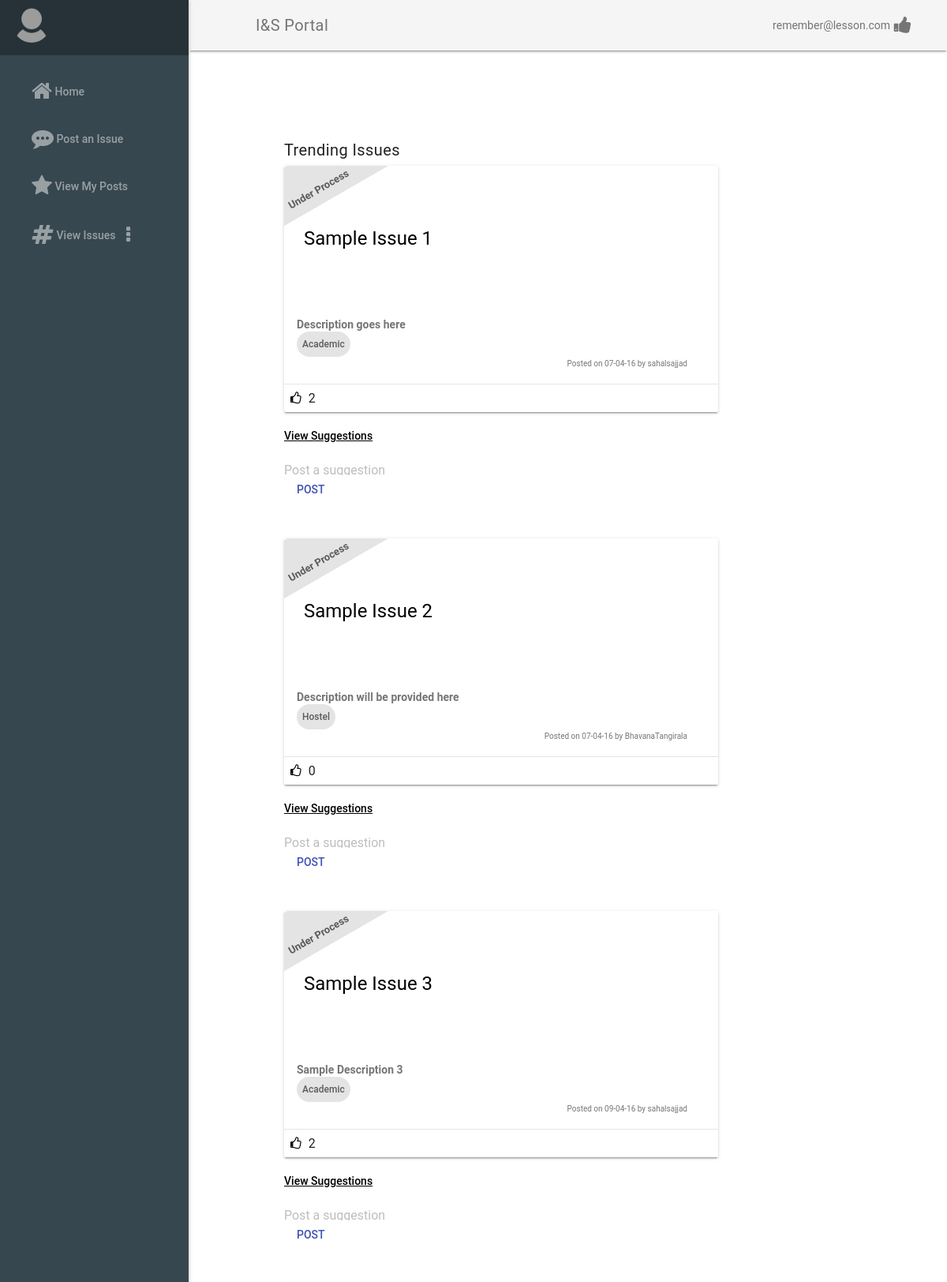
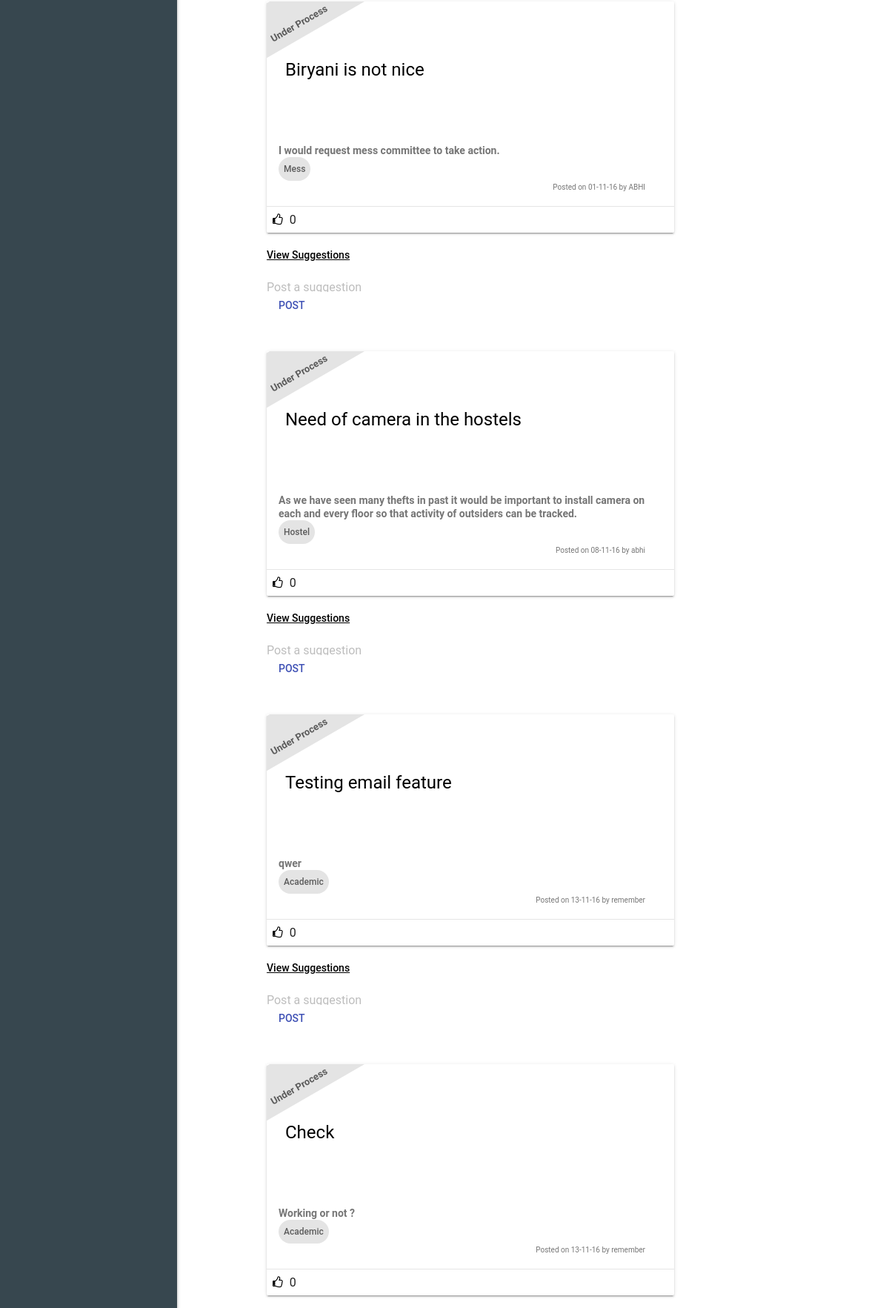
Page /complaints/view/ (signed in, upper part) on the committed database (2 pictures, top to bottom).
### gp/models.py (models this page shows, shortened)
class Complaint(models.Model):
	title = models.CharField(max_length=200)
	description = models.TextField()
	domain = models.ForeignKey(Domain, on_delete = models.CASCADE)
	posted_by = models.ForeignKey(User, on_delete = models.CASCADE)
	solved  = models.BooleanField(default = False)
	approved = models.BooleanField( default= False)
	posted_on = models.DateTimeField(db_index=True,auto_now = True)

class Domain(models.Model):
	name = models.CharField(max_length = 100, primary_key=True)
	description = models.TextField()
	Incharge = models.TextField()
	def __str__(self):
		return self.name

### gp/views.py (the view)
# urls.py: url(r'^complaints/view/$',ViewComplaintByDomain.as_view(),name= 'complaints'),
class ViewComplaintByDomain(FormView):
	template_name = 'complaints.html'
	form_class = Email_Form
	@method_decorator(login_required)
	def dispatch(self,*args,**kwargs):
		return super(ViewComplaintByDomain,self).dispatch(*args,**kwargs)
	def form_valid(self,form):
		recep = form.cleaned_data['recep'].encode('utf-8')
		bod =  form.cleaned_data['bod'].encode('utf-8')
		return super(ViewComplaintByDomain,self).form_valid(form)
	def get_context_data(self,**kwargs):
		context = super(ViewComplaintByDomain,self).get_context_data(**kwargs)
		get_by_domain = self.request.GET.get('get_by_domain')
		if get_by_domain == 'All' or get_by_domain == None:
			c = Complaint.objects.all()
		else:
			c = Complaint.objects.filter(domain = get_by_domain).order_by('-posted_on')
		Posts = putStatus(c)
		user = self.request.user
		posts = putIncharge(Posts, user)
		posts = putUpvotes(posts, user)
		context['posts'] = posts
		context['form'] = Email_Form
		return context
	def form_invalid(self,form):
		return self.render_to_response(self.get_context_data(form=form))

### gp/methods.py (called while the page is built)
def Is_incharge(domain,incharge):
	domain_obj = Domain.objects.get(name= domain)
	incharges = domain_obj.Incharge.split(',')
	if incharge in incharges:
		return True
	return False

def putStatus(QS):
	Results = list()
	for q in QS:
		D = dict()
		D["issue"] = q
		if ClosedIssues.objects.filter(pk=q.pk).exists():
			D['status'] = "Closed"
		elif AssignedIssues.objects.filter(pk=q.pk).exists():
			D['status'] = "Assigned"
		elif (timezone.now() - timezone.timedelta(hours=PROCESS_HRS) ) >= q.posted_on :
			D['status'] = "Under Process"
		else:
			D['status'] = "Registered"
		Results.append(D)
	return Results

def putIncharge(QS, user):
	for q in QS:
		complaint=q['issue']
		if(Is_incharge(complaint.domain,user)):
			q['incharge']=True
		else:
			q['incharge']=False
	return QS

def putUpvotes(QS, user):
	for q in QS:
		complaint=q['issue']
		if Upvote.objects.filter(complaint=complaint).filter(user=user).exists():
			q['upvoted']=True
			q['upvotes']=str(len(Upvote.objects.filter(complaint=complaint)))
		else:
			q['upvoted']=False
			q['upvotes']=str(len(Upvote.objects.filter(complaint=complaint)))
	return QS

### gp/templates/complaints.html (shortened to what this page needs)
{% extends 'home.html'%}
{% load staticfiles %}
{% block main %}
	<div style="margin-left:30%; margin-top:15%;">
	<span class="mdl-layout-title">Trending Issues</span>
	{% for x in posts%}
	<div class="demo-card-wide mdl-card mdl-shadow--2dp" style="width:550px;margin-top:10px;">
		<div class="mdl-card__title mdl-card--expand" style="color:black;height:176px;margin-top:0; padding:25px;">
			<h4>{{x.issue.title}}<br></h4>
			<div class="tag-tip">
				<b>{{x.status}}</b>
			</div>
		</div>
		<div class="mdl-card__supporting-text">
			<b>{{x.issue.description}}</b>
			<br><div class="chip">{{x.issue.domain}}</div>
			<br><div style="height:auto; width:100%; font-size: 10px; text-align: right; float:right">Posted on {{x.issue.posted_on|date:"d-m-y"}} by {{ x.issue.posted_by}}</div>
		</div>
		<div class="mdl-card__actions mdl-card--border">
			{% ifequal x.upvoted False %}
				<a id="upvote-{{x.issue.id}}"  class="thumbs-up not-upvoted" onclick="upvote({{x.issue.id}})">
			{%endifequal %}
				{% ifequal x.upvoted False %}
    				<i id="upvote-symbol-o-{{x.issue.id}}" class="fa fa-thumbs-o-up"></i>
      			{% endifequal%}
      		</a>
      		<span id="upvote-container-{{x.issue.id}}" style="padding:5px;">{{x.upvotes}}</span>
  </div>
	</div>
<span><a id="suggestions-click-{{x.issue.id}}" onclick="loadSuggestions({{x.issue.id}})" style="text-decoration:underline;"><br>View Suggestions<br></a></span>
<form action="" method="post">{%csrf_token%}
<div class="mdl-textfield mdl-js-textfield">
  	<label class="mdl-textfield__label">Post a suggestion</label>
</div>
<br><button class="mdl-button mdl-button--colored mdl-js-button mdl-js-ripple-effect" type="submit" onclick="submitSuggestion({{x.issue.id}})">Post</button>
</form><br>
{% endfor %}
</div>
{% endblock %}

### gp/templates/home.html (shortened to what this page needs)
{% load staticfiles %}
<html>
    {% include 'resources.html' %}
<body>
    {%block nav%}
    <div class="demo-layout mdl-layout mdl-js-layout mdl-layout--fixed-drawer mdl-layout--fixed-header">
      <header class="demo-header mdl-layout__header mdl-color--grey-100 mdl-color-text--grey-600">
        <div class="mdl-layout__header-row">
          <span style="margin-left:5%;" class="mdl-layout-title">I&amp;S Portal</span>
	  {{request.user.email}}
          <button class="mdl-button mdl-js-button mdl-js-ripple-effect mdl-button--icon" id="hdrbtn">
            <i class="fa fa-thumbs-up"></i>
          </button>
        </div>
      </header>
      <div class="iands-navigation mdl-layout__drawer mdl-color--blue-grey-900 mdl-color-text--blue-grey-50">
        <header class="demo-drawer-header">
          <img src={% static "gp/images/default-user.png" %} class="demo-avatar">
        </header>
        <nav class="demo-navigation mdl-navigation mdl-color--blue-grey-800">
          <a class="mdl-navigation__link" href="/accounts/home"><i class="fa fa-2x fa-home"></i>&nbsp;Home</a>
          <a class="mdl-navigation__link" href="/complaint/post"><i class="fa fa-2x fa-commenting"></i>&nbsp;Post an Issue</a>
          <a class="mdl-navigation__link" href="/mycomplaints"><i class="fa fa-2x fa-star"></i>&nbsp;View My Posts</a>
          <div class="mdl-navigation__link" href=""><i class="fa fa-2x fa-hashtag"></i>&nbsp;View Issues
          <div>
         <div class="bar">
               <button id="demo_menu-lower-right" class="mdl-button mdl-js-button mdl-button--icon" data-upgraded=",MaterialButton">
                  <i class="fa fa-ellipsis-v"></i>
               </button>
         </div>
      </div>
          </div>
          <div class="mdl-layout-spacer"></div>
        </nav>
      </div>
      {%endblock%}
      {% block main %}
      {% endblock %}
</body>

### gp/static/gp/css/style.css (style rules this page uses)
a { color:black; }
.chip { display: inline-flex; height: auto; font-size: 12px; font-weight: 500; color: rgba(0,0,0,0.6); line-height: 32px; padding: 0px 7px; border-radius: 16px; background-color: #e4e4e4; }
.tag-tip { -ms-transform: rotate(7deg); -webkit-transform: rotate(7deg); transform: rotate(-30deg); display: inline-block; height: 32px; font-size: 13px; font-weight: 500; color: rgba(0,0,0,0.6); line-height: 32px; padding: 30px 100px 2px 24px; border-radius: -9px; background-color: #e4e4e4; position: absolute; z-index: 2000; top: -33px; left: -35px; }
.mdl-layout__drawer { position: fixed !important; }
.mdl-layout__header { position: fixed !important; }

### gp/static/gp/css/styles.css (style rules this page uses)
html, body { font-family: 'Roboto', 'Helvetica', sans-serif; }
.demo-avatar { width: 48px; height: 48px; border-radius: 24px; }
.demo-drawer-header { box-sizing: border-box; display: -webkit-flex; display: -ms-flexbox; display: flex; -webkit-flex-direction: column; -ms-flex-direction: column; flex-direction: column; -webkit-justify-content: flex-end; -ms-flex-pack: end; justify-content: flex-end; padding: 16px; height: 70px; }
.demo-navigation { -webkit-flex-grow: 1; -ms-flex-positive: 1; flex-grow: 1; }
.demo-layout .demo-navigation .mdl-navigation__link { display: -webkit-flex !important; display: -ms-flexbox !important; display: flex !important; -webkit-flex-direction: row; -ms-flex-direction: row; flex-direction: row; -webkit-align-items: center; -ms-flex-align: center; align-items: center; color: rgba(255, 255, 255, 0.56); font-weight: 500; }

### rows in the picture
Complaint: issue "Sample Issue 1", status "Under Process", issue.description "Description goes here", issue.domain "Academic", issue.posted_on "07-04-16", issue.posted_by "sahalsajjad", upvotes "2"
Complaint: issue "Sample Issue 2", status "Under Process", issue.description "Description will be provided here", issue.domain "Hostel", issue.posted_on "07-04-16", issue.posted_by "BhavanaTangirala", upvotes "0"
Complaint: issue "Sample Issue 3", status "Under Process", issue.description "Sample Description 3", issue.domain "Academic", issue.posted_on "09-04-16", issue.posted_by "sahalsajjad", upvotes "2"
Complaint: issue "Biryani is not nice", status "Under Process", issue.description "I would request mess committee to take action.", issue.domain "Mess", issue.posted_on "01-11-16", issue.posted_by "ABHI", upvotes "0"
Complaint: issue "Need of camera in the hostels", status "Under Process", issue.description "As we have seen many thefts in past it would be important to install camera on each and every floor so that activity of outsiders can be tracked.", issue.domain "Hostel", issue.posted_on "08-11-16", issue.posted_by "abhi", upvotes "0"
Complaint: issue "Testing email feature", status "Under Process", issue.description "qwer", issue.domain "Academic", issue.posted_on "13-11-16", issue.posted_by "remember", upvotes "0"
Complaint: issue "Check", status "Under Process", issue.description "Working or not ?", issue.domain "Academic", issue.posted_on "13-11-16", issue.posted_by "remember", upvotes "0"

### other values in the picture
{{ request.user.email }} "remember@lesson.com"
